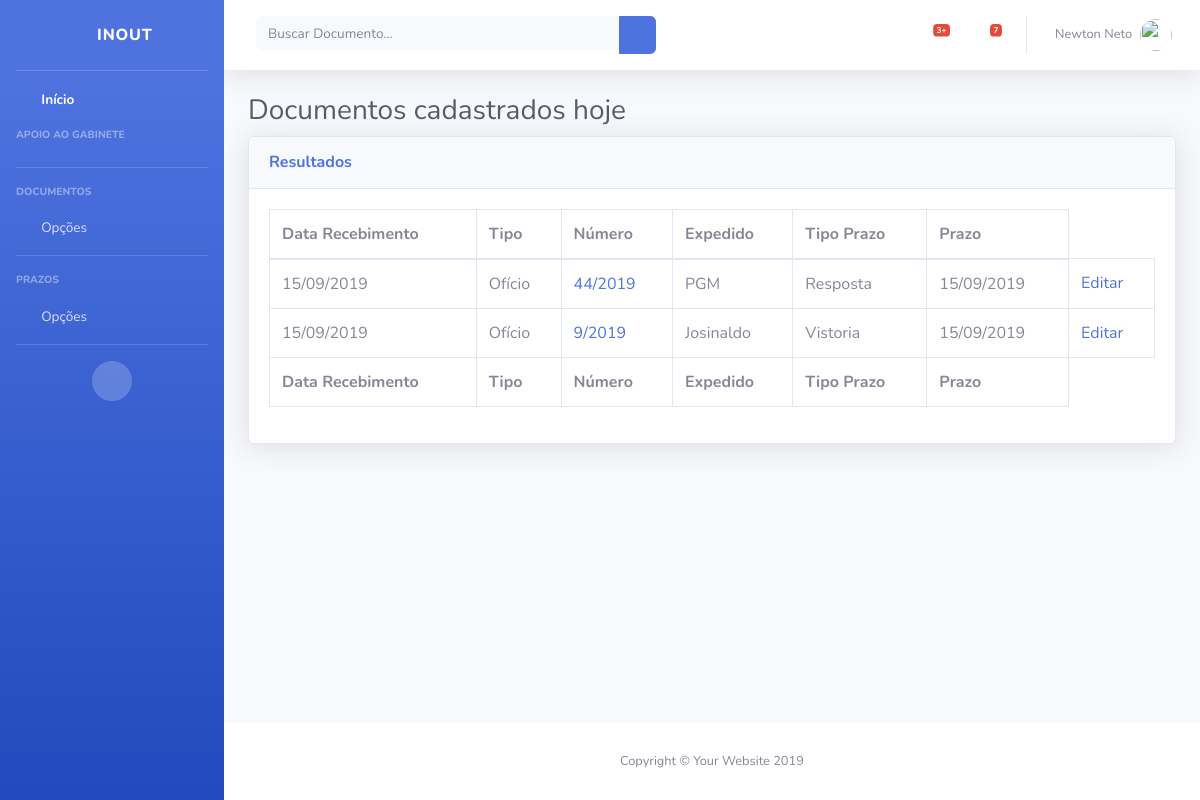
The app's page /listar_documentos_do_dia (signed in) with its own data.
### inout/models.py (models this page shows, shortened)
class Documento(models.Model):
	usuario = models.ForeignKey(User, on_delete = models.CASCADE)
	data_de_entrada = models.DateTimeField('Data de Entrada')
	tipo_de_documento = models.CharField(max_length = 30)
	numero_do_documento = models.CharField(max_length = 30)
	orgao_expedidor_do_documento = models.CharField(max_length = 150)
	assunto_do_documento = models.CharField(max_length = 1000)
	despacho_do_documento = models.CharField(max_length = 200)
	numero_do_processo = models.CharField(max_length = 30)

class Prazo(models.Model):
	documento = models.ForeignKey(Documento, on_delete = models.CASCADE)
	tipo_de_prazo = models.CharField(max_length = 20)
	data_do_prazo = models.DateTimeField('Prazo')
	prazo_encerrado = models.BooleanField(default = False)

### inout/views.py (the view)
# urls.py: path('listar_documentos_do_dia', views.listar_documentos_do_dia, name = 'listar_documentos_do_dia'),
@login_required
def listar_documentos_do_dia(request):
	feitos_hoje = documentos_do_dia()
	contexto = {
		'titulo': "Documentos cadastrados hoje",
		'lista_de_documentos': feitos_hoje,
	}
	return render(request, 'inout/listardocumentos.html', contexto)

### inout/views.py (called while the page is built)
def documentos_do_dia():
	feitos_hoje = Documento.objects.filter(data_de_entrada__day = datetime.date.today().day)
	return feitos_hoje

### inout/templates/inout/listardocumentos.html
{% load staticfiles %}
{% include "header.html" %}
        <div class="container-fluid">
          <h1 class="h3 mb-2 text-gray-800">{{ titulo }}</h1>
          <div class="card shadow mb-4">
            <div class="card-header py-3">
              <h6 class="m-0 font-weight-bold text-primary">Resultados</h6>
            </div>
            <div class="card-body">
              <div class="table-responsive">
                <table class="table table-bordered" id="dataTable" width="100%" cellspacing="0">
                  <thead>
                    <tr>
                      <th>Data Recebimento</th>
                      <th>Tipo</th>
                      <th>Número</th>
                      <th>Expedido</th>
                      <th>Tipo Prazo</th>
                      <th>Prazo</th>
                    </tr>
                  </thead>
                  <tfoot>
                    <tr>
                      <th>Data Recebimento</th>
                      <th>Tipo</th>
                      <th>Número</th>
                      <th>Expedido</th>
                      <th>Tipo Prazo</th>
                      <th>Prazo</th>
                    </tr>
                  </tfoot>
                  <tbody>
                    {% for documento in lista_de_documentos %}
                      <tr>
                        <td>{{ documento.data_de_entrada|date:'d/m/Y' }}</td>
                        <td>{{ documento.tipo_de_documento }}</a></td>
                        <td><a href="{% url 'inout:detalhesdocumento' documento.id %}">{{ documento.numero_do_documento }}</a></td>
                        <td>{{ documento.orgao_expedidor_do_documento }}</td>
                        <td>{% for prazo in documento.prazo_set.all %}
                          {% if prazo.data_do_prazo|date:'d/m/Y' != timezone.now|date:'d/m/Y' %}
                            {{ prazo.tipo_de_prazo }}
                          {% endif %}
                          <br/>
                        {% endfor %}</td>
                        <td>{% for prazo in documento.prazo_set.all %}
                          {{ prazo.data_do_prazo|date:'d/m/Y' }}
                          <br/>
                        {% endfor %}</td>
                        <td><a href="{% url 'inout:editar_documento' documento.id %}">Editar</a></td>
                      </tr>
                    {% endfor %}
                  </tbody>
                </table>
              </div>
            </div>
          </div>
        </div>
      </div>
{% include "footer.html" %}

### records on screen
Documento: data_de_entrada "15/09/2019", tipo_de_documento "Ofício", numero_do_documento "44/2019", orgao_expedidor_do_documento "PGM"
Prazo: tipo_de_prazo "Resposta", data_do_prazo "15/09/2019"
Documento: data_de_entrada "15/09/2019", tipo_de_documento "Ofício", numero_do_documento "9/2019", orgao_expedidor_do_documento "Josinaldo"
Prazo: tipo_de_prazo "Vistoria", data_do_prazo "15/09/2019"

### other values on screen
{{ titulo }} "Documentos cadastrados hoje"
